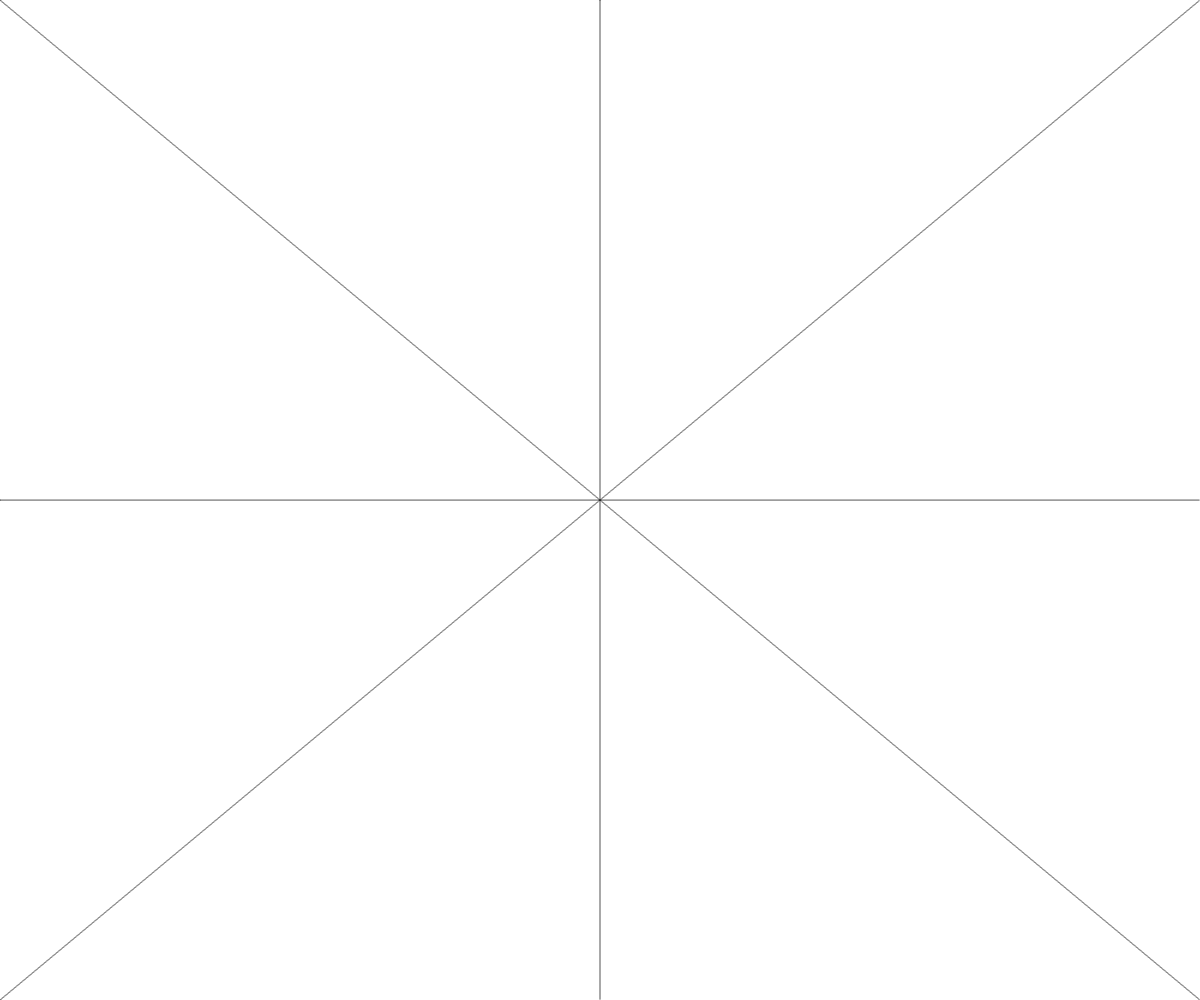
Frame 1 (no input)
Frame 60 (no input): identical to frame 1, image omitted
Frame 120 (the mouse pressed at the canvas centre since frame 60): identical to frame 1, image omitted

The p5.js sketch that drew this single still picture (run headless with seeded random() and noise() and a simulated clock; from frame 60 on, the mouse is pressed at the canvas centre):

// p5.js sketch
// ── sketch.js
const P1 = {x: 0, y: 0};
const P2 = {x: 0, y: 0};
const P3 = {x: 0, y: 0};
const P4 = {x: 0, y: 0};
const P5 = {x: 0, y: 0};
const P6 = {x: 0, y: 0};
const P7 = {x: 0, y: 0};
const P8 = {x: 0, y: 0};

function setup() {
    createCanvas(windowWidth, windowHeight)
    P2.x=windowWidth;
    P2.y=windowHeight;
    P3.y=windowHeight;
    P4.x=windowWidth;
    P5.x=Math.floor(windowWidth / 2);
    P6.x=Math.floor(windowWidth / 2);
    P6.y=windowHeight;
    P7.y=Math.floor(windowHeight / 2);
    P8.x=windowWidth;
    P8.y=Math.floor(windowHeight / 2);
}

function draw(){
	clear();
    ecuapp(P1, P2);
    ecuapp(P3, P4);
    ecuapp(P5, P6);
    ecuapp(P7, P8); 
}

function ecuapp(p1, p2){
    const dx = p2.x - p1.x;
    const dy = p2.y - p1.y;
    const m = dy / dx;
    const b = p1.y - m * p1.x;

    point(p1.x, p1.y);
    let x = p1.x;
    let y
    while(x != p2.x){
        y = m * x + b;
        point(x, y);
        x++;
    }
    if(p1.x == p2.x){
		y = p1.y 
		while(y != p2.y){
			point(x, y)
			y++
		}
	}    
}
